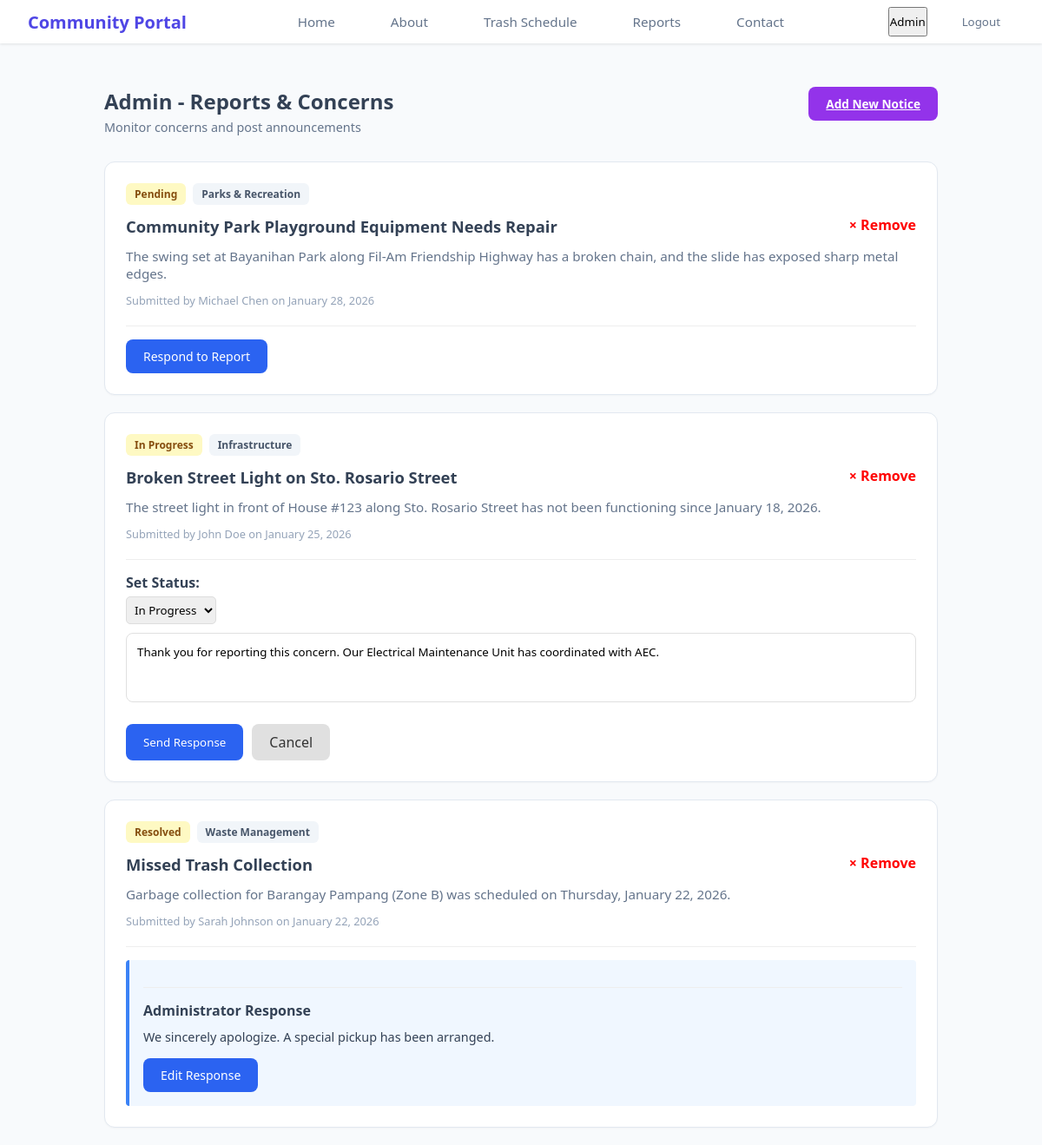
Page /admin/admin_reports.php?edit_id=2 on the committed database.
### tables this page shows
CREATE TABLE `reports` (
  `report_id` int(11) NOT NULL,
  `report_name` varchar(100) NOT NULL,
  `report_title` varchar(200) NOT NULL,
  `report_tag` varchar(50) NOT NULL,
  `report_content` text NOT NULL,
  `report_submitted` timestamp NOT NULL DEFAULT current_timestamp(),
  `status` varchar(20) DEFAULT 'Pending',
  `admin_note` text DEFAULT NULL,
  `admin_resolved` timestamp NULL DEFAULT NULL
);

### admin/admin_reports.php (the view, shortened to what this page needs)
<?php
include "../includes/admin_header.php";
?>
<!DOCTYPE html>
<html lang="en">
    <head>
        <link rel="stylesheet" href="../css/member_reports.css">
    </head>
    <body>
        <div class="content-wrapper">
            <div class="container">
                <div class="page-header">
                    <div class="header-content">
                        <h1>Admin - Reports & Concerns</h1>
                        <p class="subtitle">Monitor concerns and post announcements</p>
                    </div>
                    <?php if (!isset($_GET['show_form'])): ?>
                        <a href="?show_form=true" class="btn-submit">Add New Notice</a>
                    <?php endif; ?>
                </div>
                <main class="report-list">
                    <?php
                        $query = "SELECT * FROM reports ORDER BY report_submitted DESC";
                        $result = mysqli_query($conn, $query);
                        while($report = mysqli_fetch_assoc($result)) {
                            $isAnnouncement = ($report['report_tag'] == 'Announcement');
                    ?>
                    <article class="report-card">
                        <div class="badge-container">
                            <?php if(!$isAnnouncement): ?>
                                <span class="badge status-pending"><?php echo $report['status']; ?></span>
                            <?php endif; ?>
                            <span class="badge tag"><?php echo $report['report_tag']; ?></span>
                        </div>
                            <a href="?delete_id=<?php echo $report['report_id']; ?>" onclick="return confirm('Remove this item?')" class="remove-option" >&times; Remove</a>
                                <h2><?php echo htmlspecialchars($report['report_title']); ?></h2>
                                <p class="report-text"><?php echo htmlspecialchars($report['report_content']); ?></p>
                        <div class="author-meta">
                            Submitted by <?php echo htmlspecialchars($report['report_name']); ?> on <?php echo date("F j, Y", strtotime($report['report_submitted'])); ?>
                        </div>
                        <div class="response-container">
                            <?php
                            if( (empty($report['admin_note']) && isset($_GET['reply_to']) && $_GET['reply_to'] == $report['report_id']) ||
                                (!empty($report['admin_note']) && isset($_GET['edit_id']) && $_GET['edit_id'] == $report['report_id']) ):
                            ?>
                                <form method="POST">
                                    <?php if(!$isAnnouncement): ?>
                                        <label>Set Status: </label>
                                        <select name="txt_status" class="status-select">
                                            <option value="In Progress" <?php if($report['status'] == 'In Progress') echo 'selected'; ?>>In Progress</option>
                                        </select>
                                    <?php endif; ?>
                                    <textarea name="txt_admin_response" class="response-textarea" placeholder="<?php echo $isAnnouncement ? 'Add more to announcement...' : 'Type your response here...'; ?>" rows="3" required><?php echo htmlspecialchars($report['admin_note']); ?></textarea>
                                    <div class="admin-actions">
                                        <button type="submit" name="btn_send_response" class="btn-send">
                                            <?php echo $isAnnouncement ? 'Update Announcement' : 'Send Response'; ?>
                                        </button>
                                        <a href="admin_reports.php" class="btn-cancel">Cancel</a>
                                    </div>
                                </form>
                            <?php elseif(empty($report['admin_note'])): ?>
                                <a href="?reply_to=<?php echo $report['report_id']; ?>" class="btn-respond-trigger">
                                    <?php if($isAnnouncement): ?>
                                        Add more announcement
                                    <?php else: ?>
                                        Respond to Report
                                    <?php endif; ?>
                                </a>
                            <?php else: ?>
                                <section class="admin-reply">
                                    <hr>
                                    <h3>
                                        <?php echo $isAnnouncement ? 'Additional Information' : 'Administrator Response'; ?>
                                    </h3>
                                    <p><?php echo htmlspecialchars($report['admin_note']); ?></p>
                                    <div>
                                        <a href="?edit_id=<?php echo $report['report_id']; ?>" class="btn-respond-trigger">
                                            <?php echo $isAnnouncement ? 'Continue announcement' : 'Edit Response'; ?>
                                        </a>
                                    </div>
                                </section>
                            <?php endif; ?>
                        </div>
                    </article>
                    <?php } ?>
                </main>
            </div>
        </div>
    </body>
</html>

### css/header.css (style rules this page uses)
* { margin: 0; padding: 0; box-sizing: border-box; font-family: 'Segoe UI', Tahoma, Geneva, Verdana, sans-serif; }
body { background-color: #f8fafc; color: #334155; }

### css/member_reports.css (style rules this page uses)
html, body { margin: 0; padding: 0; }
:root { --primary-purple: #9333ea; --bg-gray: #f8fafc; --card-white: #ffffff; --border-gray: #e2e8f0; --text-dark: #1e293b; --text-muted: #64748b; --link-blue: #3b82f6; --reply-bg: #f0f7ff; }
.content-wrapper { padding-top: 100px; background-color: var(--bg-gray); min-height: 100vh; }
.page-header { display: flex; justify-content: space-between; align-items: flex-start; margin-bottom: 30px; }
.container { max-width: 1000px; margin: 0 auto; padding: 0 20px; width: 100%; }
h1 { font-size: 1.5rem; margin: 0; font-weight: 700; }
.subtitle { color: var(--text-muted); font-size: 0.9rem; margin: 4px 0 0 0; }
.btn-submit { background-color: var(--primary-purple); color: white; border: none; padding: 10px 20px; border-radius: 8px; font-weight: 600; cursor: pointer; font-size: 0.85rem; transition: opacity 0.2s; }
.remove-option { float: right; color:red; text-decoration:none; font-weight:bold; }
.report-card { background: var(--card-white); border: 1px solid var(--border-gray); border-radius: 12px; padding: 24px; margin-bottom: 20px; box-shadow: 0 1px 2px rgba(0,0,0,0.03); }
.badge-container { display: flex; gap: 8px; margin-bottom: 12px; }
.badge { padding: 4px 10px; border-radius: 6px; font-size: 0.75rem; font-weight: 600; }
.status-pending { background: #fef9c3; color: #854d0e; }
.tag { background: #f1f5f9; color: #475569; }
.report-card h2 { font-size: 1.15rem; margin: 0 0 12px 0; }
.report-text { font-size: 0.95rem; color: var(--text-muted); margin-bottom: 12px; }
.author-meta { font-size: 0.8rem; color: #94a3b8; margin-bottom: 20px; }
.admin-reply { background-color: var(--reply-bg); border-left: 4px solid var(--link-blue); padding: 16px; border-radius: 4px; }
.admin-reply h3 { font-size:1rem; margin-bottom:10px; }
.admin-reply hr { border:0; border-top:1px solid #eee; margin:15px 0; }
.admin-reply p { font-size: 0.9rem; margin: 0 0 8px 0; color: #334155; }
.admin-reply div { margin-top:15px; }
.btn-respond-trigger { background-color: #2b63f1; color: white; padding: 10px 20px; border-radius: 8px; text-decoration: none; display: inline-block; font-size: 14px; }
.response-container { margin-top:20px; border-top: 1px solid #eee; padding-top: 15px; }
.response-textarea { width: 100%; border: 1px solid #e0e0e0; border-radius: 8px; padding: 12px; margin-bottom: 10px; font-family: inherit; resize: none; }
.admin-actions { display: flex; gap: 10px; margin-top: 10px; }
.btn-send { background-color: #2b63f1; color: white; border: none; padding: 10px 20px; border-radius: 8px; cursor: pointer; }
.btn-cancel { background-color: #e0e0e0; color: #333; text-decoration: none; padding: 10px 20px; border-radius: 8px; }
.status-select { padding: 5px; border-radius: 5px; border: 1px solid #ddd; margin-bottom: 10px; }
label { display: block; font-weight: 600; margin-bottom: 5px; }

### rows in the picture
reports: status "Pending", report_tag "Parks & Recreation", report_title "Community Park Playground Equipment Needs Repair", report_content "The swing set at Bayanihan Park along Fil-Am Friendship Highway has a broken chain, and the slide has exposed sharp metal edges.", report_name "Michael Chen", report_submitted "January 28, 2026", shows "Respond to Report"
reports: status "In Progress", report_tag "Infrastructure", report_title "Broken Street Light on Sto. Rosario Street", report_content "The street light in front of House #123 along Sto. Rosario Street has not been functioning since January 18, 2026.", report_name "John Doe", report_submitted "January 25, 2026", txt_status "In Progress", txt_admin_response "Thank you for reporting this concern. Our Electrical Maintenance Unit has coordinated with AEC.", shows "Send Response"
reports: status "Resolved", report_tag "Waste Management", report_title "Missed Trash Collection", report_content "Garbage collection for Barangay Pampang (Zone B) was scheduled on Thursday, January 22, 2026.", report_name "Sarah Johnson", report_submitted "January 22, 2026", shows "Administrator Response", admin_note "We sincerely apologize. A special pickup has been arranged.", shows "Edit Response"
